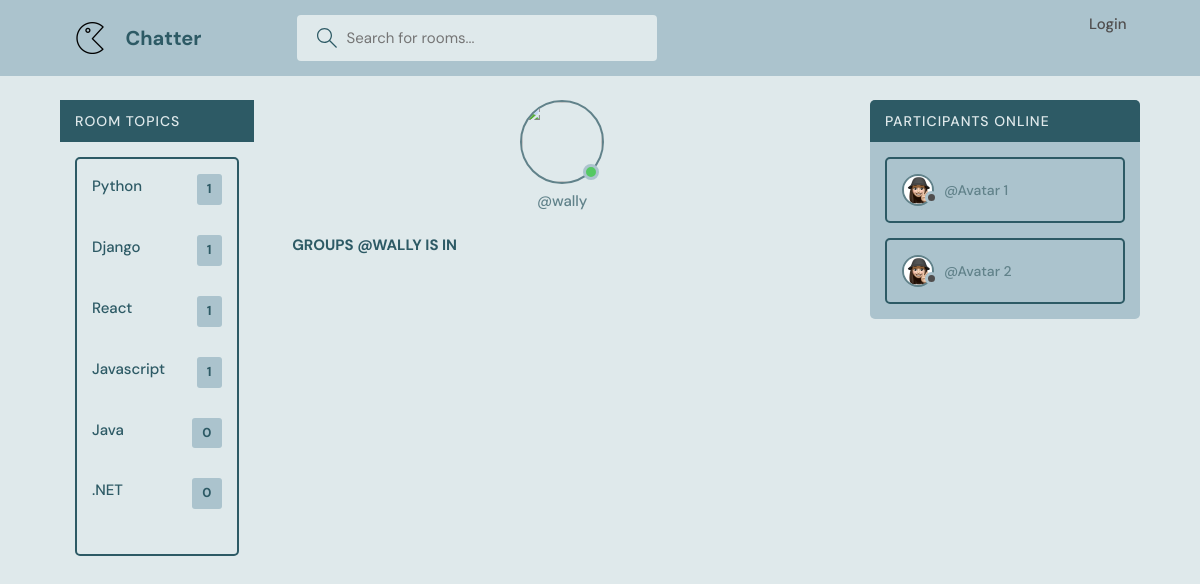
The page /profile/8/ on the database its author committed.
### base/models.py (models this page shows, shortened)
class Topic(models.Model):
    name = models.CharField(max_length=100)

### base/views.py (the view)
# urls.py: path('profile/<str:pk>/', views.userProfile, name="user-profile"),
def userProfile(request,pk):
    user = User.objects.get(id=pk)
    rooms = user.room_set.all()
    room_message = user.message_set.all()
    topics = Topic.objects.all()
    context= {'user': user, 'rooms':rooms, 'topics':topics}
    return render(request, 'base/profile.html', context)

### base/templates/base/profile.html (shortened to what this page needs)
{% extends 'main.html' %}
{% load static %}
{% block content %}
<main class="profile-page layout layout--3">
  <div class="container">
    {% include 'base/topics_component.html' %}
    <div class="roomList">
      <div class="profile">
        <div class="profile__avatar">
          <div class="avatar avatar--large active">
            <img src="" />
          </div>
        </div>
        <div class="profile__info">
          <p>@{{user.username}}</p>
        </div>
        <div class="profile__about">
          <h3> Groups @{{user.username}} is in </h3>
        </div>
      </div>
    </div>
    <div class="activities">
      <div class="activities__header">
        <h2>Participants online</h2>
      </div>
      <div class="activities__box">
        <div class="activities__boxHeader roomListRoom__header">
          <a href="profile.html" class="roomListRoom__author">
            <div class="avatar avatar--small">
              <img src="static/images/avatar1.png" />
            </div>
            <p>
              @Avatar 1
            </p>
          </a>
        </div>
      </div>
      <div class="activities__box">
        <div class="activities__boxHeader roomListRoom__header">
          <a href="profile.html" class="roomListRoom__author">
            <div class="avatar avatar--small">
              <img src="static/images/avatar1.png" />
            </div>
            <p>
              @Avatar 2
            </p>
          </a>
        </div>
      </div>
    </div>
  </div>
</main>
{% endblock content %}

### base/templates/base/topics_component.html (shortened to what this page needs)
<div class="topics">
  <div class="activities__header">
    <h2> Room topics </h2>
  </div>
  <div class="activities__box">
    <ul class="topics__list">
            {% for topic in topics %}
            <li>
                <a href="{% url 'home' %}?q={{topic.name}}">{{topic.name}}<span>{{topic.room_set.all.count}}</span></a>
      </li>
      {% endfor %}
    </ul>
  </div>
</div>

### static/styles/style.css (style rules this page uses)
:root { --color-main: #61828A; --color-dark: #abc3cd; --color-dark-medium: #2d5a65; --color-dark-light: #2d5a65; --color-light: #DfE9Eb; --color-gray: #504e4e; --color-light-gray:#abc3cd; --color-bg: #DfE9Eb; --color-success: #55c963; --color-error: #fc4b0b; }
* { font-family: "DM Sans", -apple-system, BlinkMacSystemFont, "Segoe UI", Roboto, Oxygen, Ubuntu, Cantarell, "Open Sans", "Helvetica Neue", sans-serif; margin: 0; padding: 0; box-sizing: border-box; text-rendering: optimizeLegibility; color: inherit; font-size: inherit; }
html { font-size: 56.25%; }
@media only screen and (min-width: 1200px) { html { font-size: 62.5%; } }
body { line-height: 1.6; font-weight: 400; font-size: 1.5rem; color: var(--color-light-gray); background-color: var(--color-bg); min-height: 100vh; }
img { width: 100%; }
a { display: inline-block; color: var(--color-main); text-decoration: none; }
.container { max-width: 120rem; width: 90%; margin: auto; }
.avatar { position: relative; display: inline-block; border-radius: 50%; border: 2px solid var(--color-main); }
.avatar img { display: block; border-radius: 50%; object-fit: cover; object-position: center; }
.avatar::after { content: ""; display: block; position: absolute; background-color: var(--color-gray); z-index: 111; border-radius: 50%; border: 0.3rem solid var(--color-dark); }
.avatar.active::after { background-color: var(--color-success); }
.avatar.avatar--small img { width: 2.8rem; height: 2.8rem; }
.avatar.avatar--small:after { width: 0.7rem; height: 0.7rem; bottom: 0px; right: -6px; }
.avatar.avatar--large img { display: block; width: 8rem; height: 8rem; border-radius: 50%; }
.avatar.avatar--large:after { width: 1rem; height: 1rem; bottom: 2px; right: 3.5px; }
.layout { margin-top: 2.4rem; }
.layout > .container { display: flex; justify-content: space-between; align-items: flex-start; }
.layout--3 > .container > div:first-child { flex-basis: 18%; max-width: 22.5rem; }
.layout--3 > .container > div:nth-child(2) { flex-basis: 50%; }
.layout--3 > .container > div:last-child { flex-basis: 25%; }
.topics__list { list-style: none; }
.topics__list li a { display: flex; justify-content: space-between; margin-bottom: 3rem; font-weight: 500; color: var(--color-dark-light); transition: all 0.3s ease-in-out; }
.topics__list li a span { padding: 0.5rem 1rem; background-color: var(--color-dark); border-radius: 3px; font-size: 1.3rem; font-weight: 700; letter-spacing: 1px; }
.roomListRoom__header { display: flex; justify-content: space-between; align-items: center; }
.roomListRoom__author { font-weight: 500; display: flex; align-items: center; gap: 1rem; }
.activities { background: var(--color-dark); border-radius: 5px; overflow: hidden; }
.activities__header h2 { background-color: var(--color-dark-medium); text-transform: uppercase; font-weight: 500; padding: 1rem 1.5rem; color: var(--color-light); letter-spacing: 1px; font-size: 1.4rem; }
.activities__box { margin: 1.5rem; padding: 1.5rem; border: 2px solid var(--color-dark-medium); border-radius: 5px; }
.activities__boxHeader p { font-size: 1.4rem; line-height: 1.3; }
.profile { margin-bottom: 3rem; }
.profile__avatar { text-align: center; }
.profile__info { text-align: center; }
.profile__info p { color: var(--color-main); font-weight: 500; margin-bottom: 1rem; }
.profile__about { margin-top: 2rem; }
.profile__about h3 { text-transform: uppercase; color: var(--color-dark-light); margin-bottom: 0.5rem; }

### rows shown on the page
Topic: name "Python", room_set.all.count "1"
Topic: name "Django", room_set.all.count "1"
Topic: name "React", room_set.all.count "1"
Topic: name "Javascript", room_set.all.count "1"
Topic: name "Java", room_set.all.count "0"
Topic: name ".NET", room_set.all.count "0"

### other values the page prints
{{ user.username }} "wally"
{{ user.username }} "WALLY"
